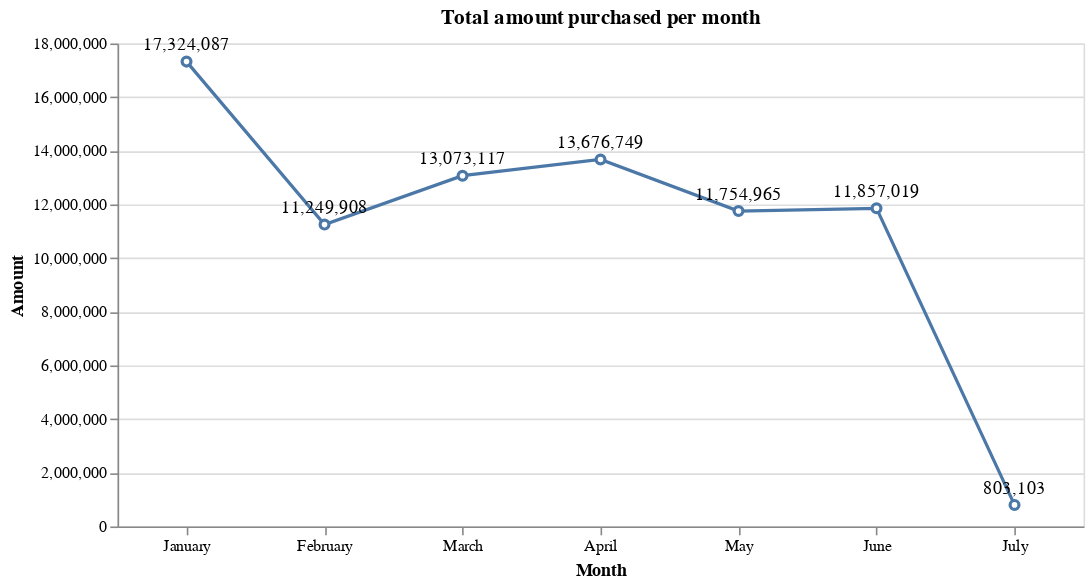

Notebook code for this chart:
### Markdown cell above
The following graphic presents the total amount purchased month by month along the six months (from January to June) in the dataset in analysis. One can see the amount purchased in January was higher than seventeen million. The amount purchased in the following months (from February to June) is similar, with around 12 million. The dataset records just a few beginning days of purchases in July.

### Code cell
#A line chart can show the total amount values by month.
line_chart=alt.Chart(dfMonthAmount).mark_line(
    point={"filled": False, "fill": "white"}).encode(
    x=alt.X('month:N', axis=alt.Axis(labelAngle=0),
            sort=['January', 'February', 'March', 'April', 'May', 'June', 'July'],
            title='Month'),
    y=alt.Y('TransactionAmt:Q', title='Amount'))

text_chart=line_chart.mark_text(dx=0, dy=-10, align='center').encode(text=alt.Text('TransactionAmt:Q', format=',.0f'))

(line_chart + text_chart).properties(height=300, width=600, title='Total amount purchased per month')

### Figure 1 — Vega-Lite specification as saved in the notebook (floating-point values rounded to 4 significant figures)
{"config": {"view": {"continuousWidth": 400, "continuousHeight": 300}}, "layer": [{"mark": {"type": "line", "point": {"filled": false, "fill": "white"}}, "encoding": {"x": {"axis": {"labelAngle": 0}, "field": "month", "sort": ["January", "February", "March", "April", "May", "June", "July"], "title": "Month", "type": "nominal"}, "y": {"field": "TransactionAmt", "title": "Amount", "type": "quantitative"}}}, {"mark": {"type": "text", "align": "center", "dx": 0, "dy": -10}, "encoding": {"text": {"field": "TransactionAmt", "format": ",.0f", "type": "quantitative"}, "x": {"axis": {"labelAngle": 0}, "field": "month", "sort": ["January", "February", "March", "April", "May", "June", "July"], "title": "Month", "type": "nominal"}, "y": {"field": "TransactionAmt", "title": "Amount", "type": "quantitative"}}}], "data": {"name": "data-06c9f0ff2ceb7e3540f88479b4abd079"}, "height": 300, "title": "Total amount purchased per month", "width": 600, "$schema": "https://vega.github.io/schema/vega-lite/v4.17.0.json", "datasets": {"data-06c9f0ff2ceb7e3540f88479b4abd079": [{"month": "January", "TransactionAmt": 17320000.0}, {"month": "February", "TransactionAmt": 11250000.0}, {"month": "March", "TransactionAmt": 13070000.0}, {"month": "April", "TransactionAmt": 13680000.0}, {"month": "May", "TransactionAmt": 11750000.0}, {"month": "June", "TransactionAmt": 11860000.0}, {"month": "July", "TransactionAmt": 803100.0}]}}
